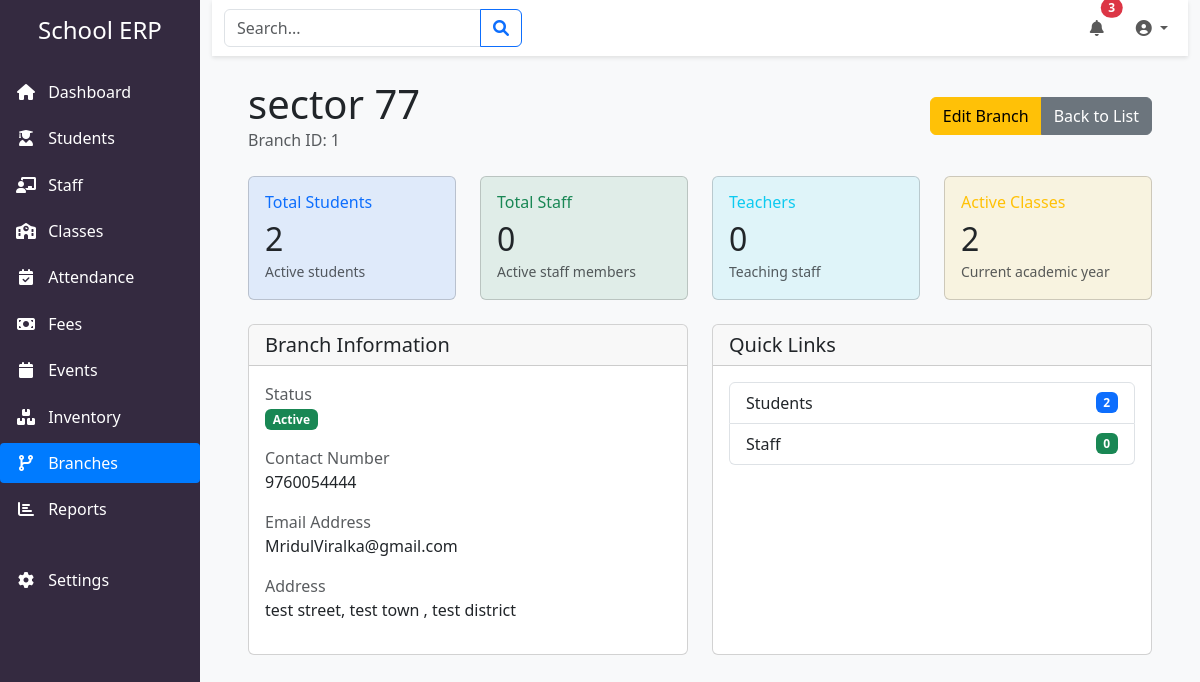
Page /branches/1 on the committed database.
### app/models/models.py (models this page shows, shortened)
class TimestampMixin:
    created_at = db.Column(db.DateTime, default=datetime.utcnow)
    updated_at = db.Column(db.DateTime, default=datetime.utcnow, onupdate=datetime.utcnow)

class Branch(db.Model, TimestampMixin):
    __tablename__ = 'branch'
    id = db.Column(db.Integer, primary_key=True)
    name = db.Column(db.String(100), nullable=False)
    address = db.Column(db.String(255), nullable=False)
    contact_number = db.Column(db.String(20), nullable=False)
    email = db.Column(db.String(100))
    is_active = db.Column(db.Boolean, default=True)
    students = db.relationship('Student', backref='branch', lazy=True)
    staff = db.relationship('Staff', backref='branch', lazy=True)
    inventory = db.relationship('Inventory', backref='branch', lazy=True)
    admins = db.relationship('Admin', backref='branch', lazy=True)

### app/routes/branch.py (the view)
@bp.route('/<int:branch_id>')
def view_branch(branch_id):
    branch = Branch.query.get_or_404(branch_id)
    stats = {
        'total_students': Student.query.filter_by(branch_id=branch_id, is_active=True).count(),
        'total_staff': Staff.query.filter_by(branch_id=branch_id, is_active=True).count(),
        'active_classes': len(set(student.class_id for student in branch.students if student.is_active)),
        'teachers': Staff.query.filter_by(branch_id=branch_id, staff_type='TEACHER', is_active=True).count()
    }
    return render_template('branch/view.html',
                         branch=branch,
                         stats=stats)

### app/templates/branch/view.html (shortened to what this page needs)
{% extends "base.html" %}
{% block content %}
<div class="container">
    <div class="d-flex justify-content-between align-items-center mb-4">
        <div>
            <h1 class="mb-0">{{ branch.name }}</h1>
            <div class="text-muted">Branch ID: {{ branch.id }}</div>
        </div>
        <div class="btn-group">
            <a href="{{ url_for('branch.edit_branch', branch_id=branch.id) }}"
               class="btn btn-warning">Edit Branch</a>
            <a href="{{ url_for('branch.list_branches') }}"
               class="btn btn-secondary">Back to List</a>
        </div>
    </div>
    <div class="row mb-4">
        <div class="col-md-3">
            <div class="card bg-primary bg-opacity-10 h-100">
                <div class="card-body">
                    <h6 class="text-primary mb-2">Total Students</h6>
                    <h2 class="mb-0">{{ stats.total_students }}</h2>
                    <small class="text-muted">Active students</small>
                </div>
            </div>
        </div>
        <div class="col-md-3">
            <div class="card bg-success bg-opacity-10 h-100">
                <div class="card-body">
                    <h6 class="text-success mb-2">Total Staff</h6>
                    <h2 class="mb-0">{{ stats.total_staff }}</h2>
                    <small class="text-muted">Active staff members</small>
                </div>
            </div>
        </div>
        <div class="col-md-3">
            <div class="card bg-info bg-opacity-10 h-100">
                <div class="card-body">
                    <h6 class="text-info mb-2">Teachers</h6>
                    <h2 class="mb-0">{{ stats.teachers }}</h2>
                    <small class="text-muted">Teaching staff</small>
                </div>
            </div>
        </div>
        <div class="col-md-3">
            <div class="card bg-warning bg-opacity-10 h-100">
                <div class="card-body">
                    <h6 class="text-warning mb-2">Active Classes</h6>
                    <h2 class="mb-0">{{ stats.active_classes }}</h2>
                    <small class="text-muted">Current academic year</small>
                </div>
            </div>
        </div>
    </div>
    <div class="row">
        <div class="col-md-6 mb-4">
            <div class="card h-100">
                <div class="card-header">
                    <h5 class="card-title mb-0">Branch Information</h5>
                </div>
                <div class="card-body">
                    <div class="mb-3">
                        <label class="text-muted d-block">Status</label>
                        <span class="badge {% if branch.is_active %}bg-success{% else %}bg-danger{% endif %}">
                            {{ 'Active' if branch.is_active else 'Inactive' }}
                        </span>
                    </div>
                    <div class="mb-3">
                        <label class="text-muted d-block">Contact Number</label>
                        {{ branch.contact_number }}
                    </div>
                    <div class="mb-3">
                        <label class="text-muted d-block">Email Address</label>
                        {{ branch.email or 'Not provided' }}
                    </div>
                    <div class="mb-3">
                        <label class="text-muted d-block">Address</label>
                        {{ branch.address }}
                    </div>
                </div>
            </div>
        </div>
        <div class="col-md-6 mb-4">
            <div class="card h-100">
                <div class="card-header d-flex justify-content-between align-items-center">
                    <h5 class="card-title mb-0">Quick Links</h5>
                </div>
                <div class="card-body">
                    <div class="list-group">
                        <a href="{{ url_for('branch.branch_students', branch_id=branch.id) }}"
                           class="list-group-item list-group-item-action d-flex justify-content-between align-items-center">
                            Students
                            <span class="badge bg-primary">{{ stats.total_students }}</span>
                        </a>
                        <a href="{{ url_for('branch.branch_staff', branch_id=branch.id) }}"
                           class="list-group-item list-group-item-action d-flex justify-content-between align-items-center">
                            Staff
                            <span class="badge bg-success">{{ stats.total_staff }}</span>
                        </a>
                    </div>
                </div>
            </div>
        </div>
    </div>
</div>
{% endblock %}

### app/templates/base.html (style rules this page uses)
:root { --sidebar-bg: #342a40; --sidebar-hover: rgba(255,255,255,0.1); --active-link: #007bff; --content-bg: #f8f9fa; }

### rows in the picture
Branch: name "sector 77", id "1", is_active "Active", contact_number "9760054444", email "MridulViralka@gmail.com", address "test street, test town , test district"

### other values in the picture
{{ stats.total_students }} "2"
{{ stats.total_staff }} "0"
{{ stats.teachers }} "0"
{{ stats.active_classes }} "2"
